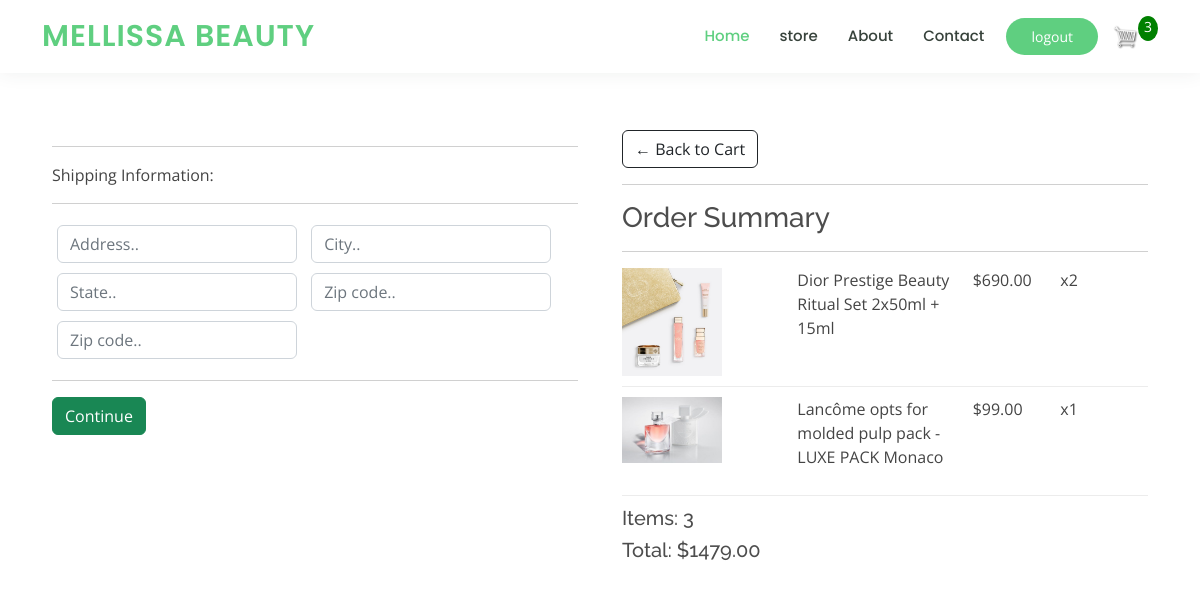
Screenshot of /checkout/ (signed in) with the database file from the repository.
### store/models.py (models this page shows, shortened)
class OrderItem(models.Model):
	product = models.ForeignKey(Product, on_delete=models.SET_NULL, null=True)
	order = models.ForeignKey(Order, on_delete=models.SET_NULL, null=True)
	quantity = models.IntegerField(default=0, null=True, blank=True)
	date_added = models.DateTimeField(auto_now_add=True)
	@property
	def get_total(self):
		total = self.product.price * self.quantity
		return total

class Product(models.Model):
	name = models.CharField(max_length=200)
	price = models.DecimalField(max_digits=7, decimal_places=2)
	digital = models.BooleanField(default=False,null=True, blank=True)
	image = models.ImageField(null=True, blank=True)
	description = models.CharField(default=False,blank=True,max_length=500)
	@property
	def imageURL(self):
		try:
			url = self.image.url
		except:
			url = ''
		return url

class Order(models.Model):
	customer = models.ForeignKey(Customer, on_delete=models.SET_NULL, null=True, blank=True)
	date_ordered = models.DateTimeField(auto_now_add=True)
	complete = models.BooleanField(default=False)
	transaction_id = models.CharField(max_length=100, null=True)
	@property
	def shipping(self):
		shipping = False
		orderitems = self.orderitem_set.all()
		for i in orderitems:
			if i.product.digital == False:
				shipping = True
		return shipping
	@property
	def get_cart_total(self):
		orderitems = self.orderitem_set.all()
		total = sum([item.get_total for item in orderitems])
		return total
	@property
	def get_cart_items(self):
		orderitems = self.orderitem_set.all()
		total = sum([item.quantity for item in orderitems])
		return total

### store/views.py (the view)
# urls.py: path('checkout/', views.checkout, name="checkout"),
def checkout(request):
     if request.user.is_authenticated:
          customer = request.user.customer
          order, created = Order.objects.get_or_create(customer=customer, complete=False)
          items = order.orderitem_set.all()
          cartItems = order.get_cart_items
     else:
          items= []
          order = {'get_cart_total':0, 'get_cart_items':0, 'shipping':False}
          cartItems = order['get_cart_items']
     context = {'items':items, 'order':order,'cartItems':cartItems}
     return render(request, 'store/checkout.html', context)

### store/templates/store/Checkout.html (shortened to what this page needs)
{% extends 'store/navbar.html' %}
{% load static %}
{% block content %}
     <div class="row">
		<div class="col-lg-6">
			<div class="box-element" id="form-wrapper">
				<form id="form">
					<div id="shipping-info">
						<hr>
						<p>Shipping Information:</p>
						<hr>
						<div class="form-field">
							<input class="form-control" type="text" name="address" placeholder="Address..">
						</div>
						<div class="form-field">
							<input class="form-control" type="text" name="city" placeholder="City..">
						</div>
						<div class="form-field">
							<input class="form-control" type="text" name="state" placeholder="State..">
						</div>
						<div class="form-field">
							<input class="form-control" type="text" name="zipcode" placeholder="Zip code..">
						</div>
						<div class="form-field">
							<input class="form-control" type="text" name="country" placeholder="Zip code..">
						</div>
					</div>
					<hr>
					<input id="form-button" class="btn btn-success btn-block" type="submit" value="Continue">
				</form>
			</div>
			<br>
		</div>
		<div class="col-lg-6">
			<div class="box-element">
				<a  class="btn btn-outline-dark" href="{% url 'cart' %}">&#x2190; Back to Cart</a>
				<hr>
				<h3>Order Summary</h3>
				<hr>
				{% for item in items %}
				<div class="cart-row">
					<div style="flex:2"><img class="row-image" src="{{item.product.imageURL}}"></div>
					<div style="flex:2"><p>{{item.product.name}}</p></div>
					<div style="flex:1"><p>${{item.product.price|floatformat:2}}</p></div>
					<div style="flex:1"><p>x{{item.quantity}}</p></div>
				</div>
				{% endfor %}
				<h5>Items:   {{order.get_cart_items}}</h5>
				<h5>Total:   ${{order.get_cart_total|floatformat:2}}</h5>
			</div>
		</div>
	</div>
{% endblock content %}

### static/css/Main.css (style rules this page uses)
body { background-color: hsl(0, 0%, 98%); }
h1,h2,h3,h4,h5,h6 { color:hsl(0, 0%, 30%); }
.box-element { border-radius: 4px; padding: 10px; }
.col-lg-4, .col-lg-6, .col-lg-8, .col-lg-12 { margin-top: 10px; }
.btn { border-radius: 0; }
.row-image { width: 100px; }
.form-field { width:250px; display: inline-block; padding: 5px; }
.cart-row { display: flex; align-items: flex-stretch; padding-bottom: 10px; margin-bottom: 10px; border-bottom: 1px solid #ececec; }

### static/assets/css/style.css (style rules this page uses)
body { font-family: "Open Sans", sans-serif; color: #444444; }
a { color: #5fcf80; text-decoration: none; }
h1, h2, h3, h4, h5, h6 { font-family: "Raleway", sans-serif; }

### rows the page displays
OrderItem: product.imageURL (picture), product.name "Dior Prestige Beauty Ritual Set 2x50ml + 15ml", product.price "690.00", quantity "2"
OrderItem: product.imageURL (picture), product.name "Lancôme opts for molded pulp pack - LUXE PACK Monaco", product.price "99.00", quantity "1"
Order: get_cart_items "3", get_cart_total "1479.00"

### other values shown
{{ cartItems }} "3"
